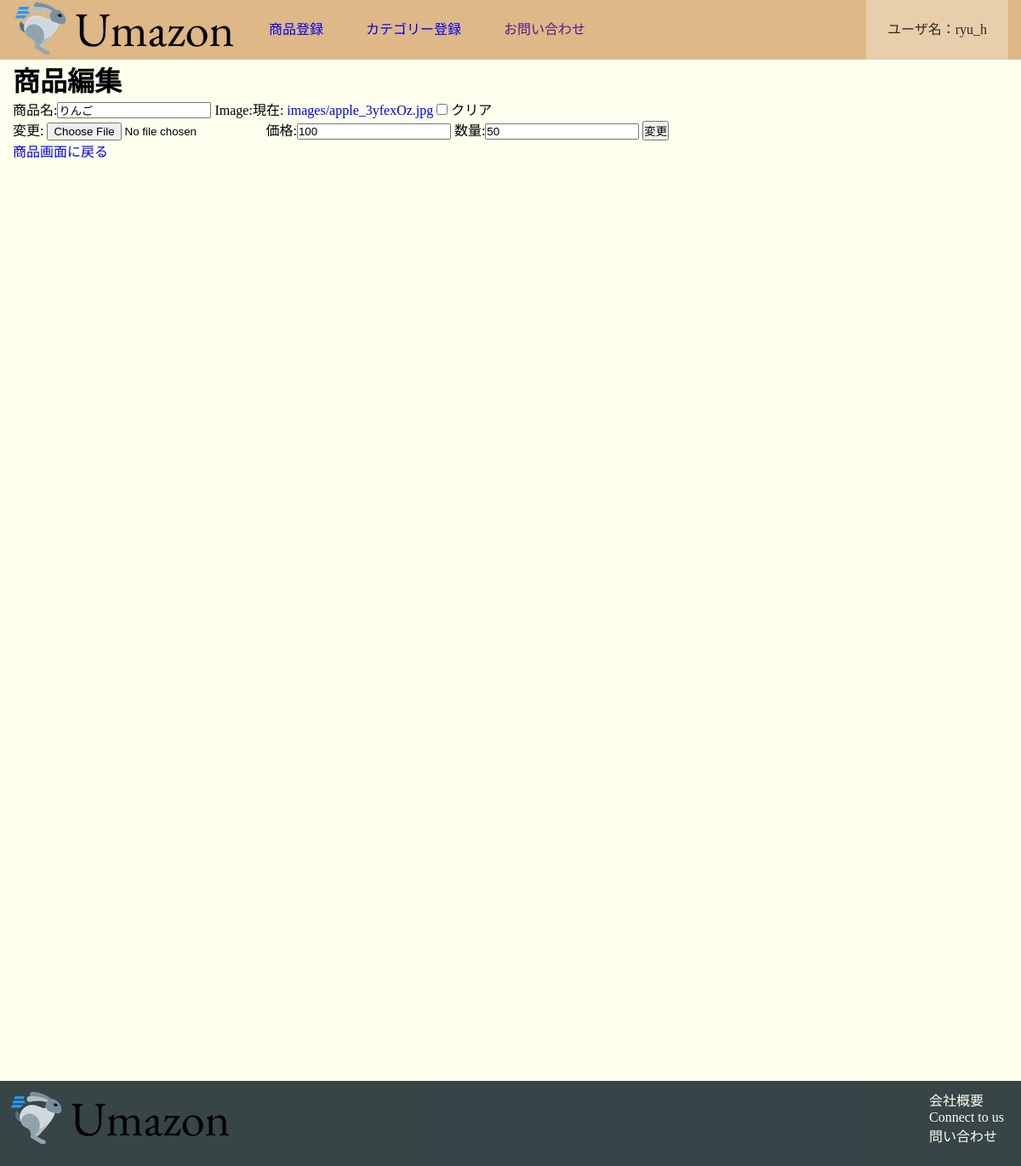
Screenshot of /products/11/edit/ (signed in) with the database file from the repository.
### product/models.py (models this page shows)
class Product(models.Model):
    category = models.ForeignKey(Category,verbose_name='カテゴリー名', null=True, blank=True,on_delete=models.SET_NULL)
    name = models.CharField("商品名", max_length=128)
    image = models.ImageField(upload_to='images',blank=True, null=True)
    price = models.PositiveIntegerField("価格")
    count = models.PositiveIntegerField('数量')

### product/views.py (the view)
# urls.py: path('products/<int:product_id>/edit/', product.views.product_edit,name='product_edit'),
def product_edit(request, product_id):
    try:
        product=Product.objects.get(id=product_id)
    except Product.DoesNotExist:
        raise Http404
    if request.user.has_perm('accounts.admin'):
        if request.method =="POST":
            form =ProductEditForm(request.POST, instance=product)
            if form.is_valid():
                form.save()
                return HttpResponseRedirect(reverse('product_detail',args=(product.id,)))
        else:
            form = ProductEditForm(instance=product)
        return TemplateResponse(request, 'product/product_edit.html',{'form': form, 'product': product})
    else:
        return TemplateResponse(request,'top/toppage.html')

### product/forms.py
class ProductEditForm(forms.ModelForm):
    class Meta:
        model = Product
        fields = (
            'name',
            'image',
            'price',
            'count',
        )

### product/templates/product/product_edit.html (shortened to what this page needs)
{% extends '../base.html' %}
{% block content %}
<div class=container>
    <h1>商品編集</h1>
    <form method="post">
    {{ form }}
    <input type="submit" value="変更">
    </form>
    <a href="{% url 'product_detail' product.id %}">商品画面に戻る</a>
</div>
{%endblock%}

### templates/base.html (shortened to what this page needs)
{% load static %}
<html lang="en">
<head>
    <link rel="stylesheet" href="{% static 'css\style.css' %}" type="text/css">
</head>
<body>
    <header>
        <div class="container">
            <div class="header-logo">
                <a href="{% url 'toppage' %}"><img src="{% static 'image\Primary_logo.png' %}" alt=""></a>
            </div>
            <div class="header-list">
                {%if perms.accounts.admin %}
                <a href="{% url 'product_post' %}">商品登録</a>
                <a href="{% url 'category_post' %}">カテゴリー登録</a>
                {% endif %}
                <a href="">お問い合わせ</a>
            </div>
            <div class="account_list">
                {% if user.is_authenticated %}
                <div class="hover-activate">
                    <a class="btn">ユーザ名：{{ user.get_username }}</a>
                </div>
                {% else %}
                <a href="{% url 'account:logout' %}" class="btn login">ログイン</a>
                {% endif %}
            </div>
        </div>
    </header>
    <main>
        {% block content %}
        {% endblock %}
    </main>
    <footer>
        <div class="foot-logo">
            <a href="{% url 'toppage' %}"><img src="{% static 'image\Primary_logo.png' %}" alt=""></a>
        </div>
        <div class="foot-list">
            <ul>
                <li>会社概要</li>
                <li>Connect to us</li>
                <li>問い合わせ</li>
            </ul>
        </div>
    </footer>
</body>
</html>

### static/css/style.css (style rules this page uses)
* { margin:0; padding:0; }
body { margin: 0; font-family: "Hiragino Kaku Gothic ProN"; }
a { text-decoration: none; }
header { background-color: burlywood; height: 70px; width: 100%; }
.container { width: 1170px; padding: 0 15px; margin: 0 auto; }
.header-logo { float: left; padding-right: 10px; }
.account_list { float: right; background-color: rgba(255, 255, 255, 0.3); transition:all 0.5s; }
.account_list a { line-height:70px; padding:0 25px; color:black; display:block; }
.header-list a { line-height:70px; float: left; padding: 0 25px; }
.btn { padding: 8px 24px; color: white; opacity: 0.8; border-radius:4px; }
main { height:1200px; background-color:#FFFFEE; }
li { list-style:none; }
footer { background-color: rgba(34, 49, 52, 0.9); height: 100px; width: 100%; }
.foot-logo { float: left; padding: 10px; }
.foot-list { float: right; padding: 10px 10px; }
.foot-list li { color: #FFFFEE; padding: 0 10px; }

### rows the page displays
Product: name "りんご", price "100", count "50"

### other values shown
{{ user.get_username }} "ryu_h"
